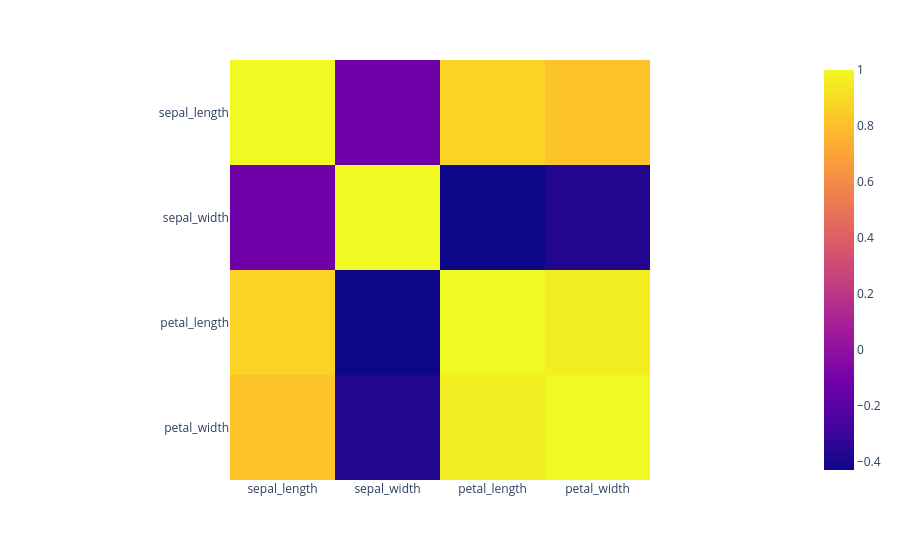

Write notebook code for a chart like this one.
### Code cell
fig = px.imshow(iris[["sepal_length", "sepal_width", "petal_length", "petal_width"]].corr())
fig.show()

### Figure 1 — Plotly figure (JSON) as saved in the notebook; plotly's stock layout.template omitted (floating-point values rounded to 4 significant figures)
{"data": [{"coloraxis": "coloraxis", "hovertemplate": "x: %{x}<br>y: %{y}<br>color: %{z}<extra></extra>", "name": "0", "type": "heatmap", "x": ["sepal_length", "sepal_width", "petal_length", "petal_width"], "xaxis": "x", "y": ["sepal_length", "sepal_width", "petal_length", "petal_width"], "yaxis": "y", "z": [[1.0, -0.1176, 0.8718, 0.8179], [-0.1176, 1.0, -0.4284, -0.3661], [0.8718, -0.4284, 1.0, 0.9629], [0.8179, -0.3661, 0.9629, 1.0]]}], "layout": {"coloraxis": {"colorscale": [[0, "#0d0887"], [0.1111, "#46039f"], [0.2222, "#7201a8"], [0.3333, "#9c179e"], [0.4444, "#bd3786"], [0.5556, "#d8576b"], [0.6667, "#ed7953"], [0.7778, "#fb9f3a"], [0.8889, "#fdca26"], [1, "#f0f921"]]}, "margin": {"t": 60}, "xaxis": {"anchor": "y", "constrain": "domain", "domain": [0, 1], "scaleanchor": "y"}, "yaxis": {"anchor": "x", "autorange": "reversed", "constrain": "domain", "domain": [0, 1]}}}
